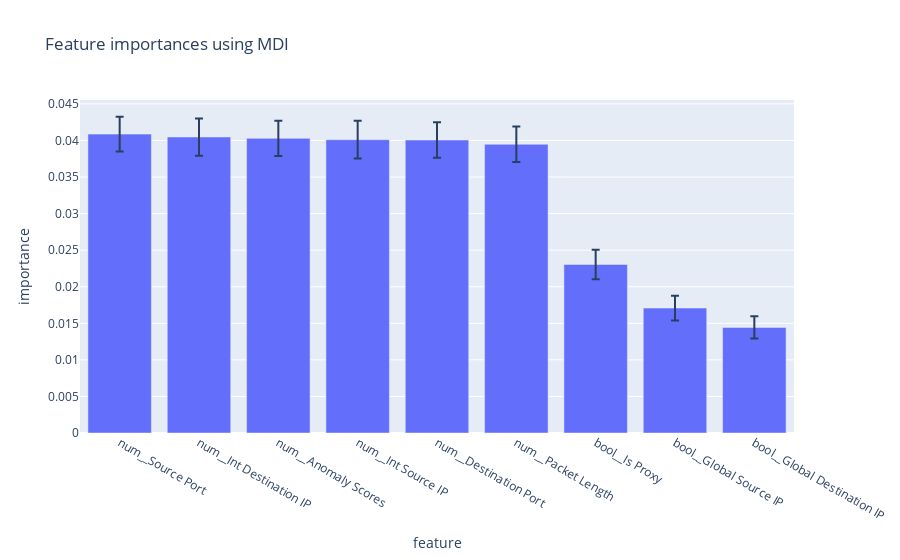

Notebook code cell kept with this figure:
### Markdown cell above
### Feature Importance

### Code cell
importances = cat_model.named_steps['classifier'].feature_importances_
std = np.std([tree.feature_importances_ for tree in cat_model.named_steps['classifier'].estimators_], axis=0)
feature_names = [f"{x}" for x in cat_model.named_steps["preprocessor"].get_feature_names_out()]
forest_importances = pd.DataFrame({"feature": feature_names, "importance": importances, "std": std}).sort_values("importance", ascending=False)

fig = px.bar(forest_importances[forest_importances["importance"] > 0.01],x="feature",y="importance", error_y="std", title="Feature importances using MDI")
fig.show()

### Figure 1 — Plotly figure (JSON) as saved in the notebook; plotly's stock layout.template omitted (floating-point values rounded to 4 significant figures)
{"data": [{"error_y": {"array": [0.002389, 0.002549, 0.002419, 0.002587, 0.002421, 0.002431, 0.002009, 0.001688, 0.001522]}, "hovertemplate": "feature=%{x}<br>importance=%{y}<extra></extra>", "legendgroup": "", "marker": {"color": "#636efa", "pattern": {"shape": ""}}, "name": "", "orientation": "v", "showlegend": false, "textposition": "auto", "type": "bar", "x": ["num__Source Port", "num__Int Destination IP", "num__Anomaly Scores", "num__Int Source IP", "num__Destination Port", "num__Packet Length", "bool__Is Proxy", "bool__Global Source IP", "bool__Global Destination IP"], "xaxis": "x", "y": [0.04087, 0.04047, 0.04029, 0.04011, 0.04006, 0.03948, 0.02304, 0.01709, 0.01444], "yaxis": "y"}], "layout": {"barmode": "relative", "legend": {"tracegroupgap": 0}, "title": {"text": "Feature importances using MDI"}, "xaxis": {"anchor": "y", "domain": [0, 1], "title": {"text": "feature"}}, "yaxis": {"anchor": "x", "domain": [0, 1], "title": {"text": "importance"}}}}
